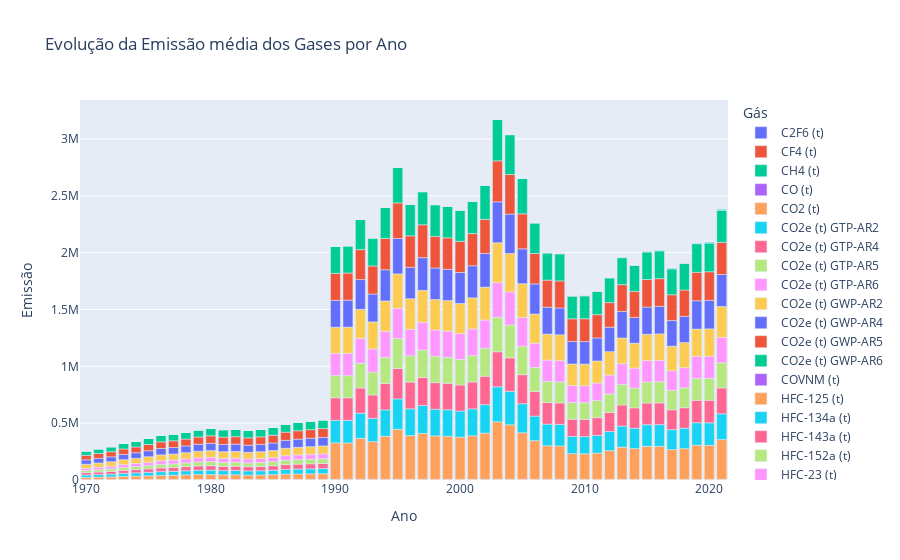

Notebook code for this chart:
### Code cell
fig = px.bar(grafico_barras_emp, x='Ano', y='Emissão', color='Gás', title='Evolução da Emissão média dos Gases por Ano')
fig.show()
